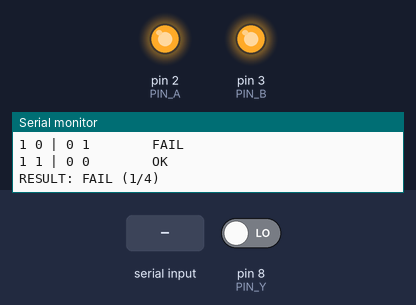
A sketch run on a simulated Arduino Uno, built with avr-gcc and run on an emulated ATmega328P. Shown: output pins drawn as LEDs (lit = HIGH), the last lines printed to the serial monitor. Inputs (shaded band) come from the test bench; at power-on: pin 8 (PIN_Y) LOW.

Above: at 1.2 s.
1.3 s: "8\n" received over Serial
At 2.0 s:
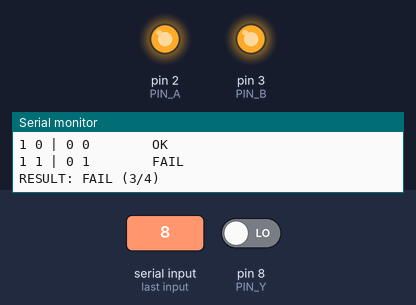
2.8 s: byte 51 ('3') received over Serial
At 3.1 s:
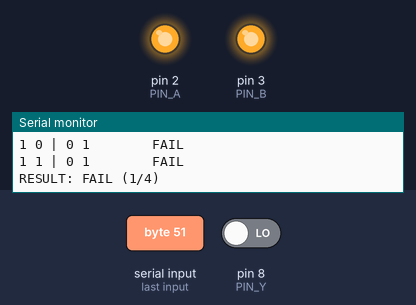
4.3 s: byte 54 ('6') received over Serial
At 5.5 s:
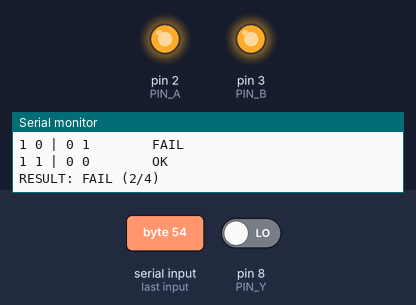
Timing chart, 0 to 7.3 s (numbered marks = the images above; inputs shaded):
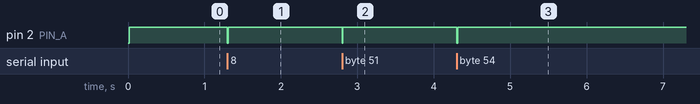

Measured:
- after the input at 1.3 s, pin 2 (PIN_A): HIGH → LOW at once, → HIGH 0.01 s later
- after the input at 2.8 s, pin 2 (PIN_A): HIGH → LOW at once, → HIGH 0.01 s later
- after the input at 4.3 s, pin 2 (PIN_A): HIGH → LOW at once, → HIGH 0.01 s later

The sketch:

p02_gate_tester.ino
```cpp
// WSU-COS 209 The Circuit-to-Cloud Workshop
// Practical 2: Logic gates  |  Starter sketch: 2-input gate chip tester (one gate)
// (c) 2026 Wellspring University, Faculty of Computing. For registered WSU-COS 209 students.
//
// The 74HC00 (NAND), 74HC08 (AND), 74HC32 (OR) and 74HC86 (XOR) all have the
// same pinout: four gates, pin 14 = 5V, pin 7 = GND.
//   gate 1: inputs pins 1, 2  -> output pin 3
//   gate 2: inputs pins 4, 5  -> output pin 6
//   gate 3: inputs pins 10, 9 -> output pin 8
//   gate 4: inputs pins 13, 12 -> output pin 11
//
// Wiring (gate 1 only):
//   D2 -> pin 1 (A), D3 -> pin 2 (B), pin 3 (Y) -> D8.
//   Unused inputs (pins 4, 5, 9, 10, 12, 13) -> GND: CMOS inputs must never float.
//
// Serial commands (Serial Monitor at 115200, type one character and press Enter):
//   0 = 74HC00 NAND   8 = 74HC08 AND   3 = 74HC32 OR   6 = 74HC86 XOR
// At start-up the sketch tests a 74HC00 (command 0).
//
// TODO (extension, see the lab sheet): add a command 'a' that tests all four
//   gates at once. Gate g gets its inputs from D(2g) and D(2g+1) and its output
//   goes to D(9+g), i.e. inputs on D2..D9 and outputs on D10..D13.
//   testGate() already takes the three pin numbers, so you can call it in a loop.

const int PIN_A = 2;
const int PIN_B = 3;
const int PIN_Y = 8;
const int WAIT_MS = 5;        // give the chip time to settle before reading

char chip = '0';              // which chip is selected: '0', '8', '3' or '6'

// What should the gate output for inputs a and b?
int expectedOutput(int a, int b) {
  if (chip == '0') return !(a && b);   // NAND
  if (chip == '8') return a && b;      // AND
  if (chip == '3') return a || b;      // OR
  return a != b;                       // XOR ('6'): 1 when the inputs differ
}

void printChipName() {
  if (chip == '0') Serial.print("74HC00 (NAND)");
  if (chip == '8') Serial.print("74HC08 (AND)");
  if (chip == '3') Serial.print("74HC32 (OR)");
  if (chip == '6') Serial.print("74HC86 (XOR)");
}

// Try all four input combinations on one gate and print one row for each.
// Returns how many rows were correct (0..4).
int testGate(int pinA, int pinB, int pinY) {
  int passed = 0;
  for (int row = 0; row < 4; row++) {
    int a = row >> 1;          // rows 0,1,2,3 give a,b = 00, 01, 10, 11
    int b = row & 1;
    digitalWrite(pinA, a);
    digitalWrite(pinB, b);
    delay(WAIT_MS);
    int y = digitalRead(pinY);
    int expected = expectedOutput(a, b);

    Serial.print(a);
    Serial.print(" ");
    Serial.print(b);
    Serial.print(" | ");
    Serial.print(y);
    Serial.print(" ");
    Serial.print(expected);
    if (y == expected) {
      Serial.println("        OK");
      passed++;
    } else {
      Serial.println("        FAIL");
    }
  }
  return passed;
}

void printResult(int passed, int total) {
  if (passed == total) {
    Serial.print("RESULT: PASS (");
  } else {
    Serial.print("RESULT: FAIL (");
  }
  Serial.print(passed);
  Serial.print("/");
  Serial.print(total);
  Serial.println(")");
}

void testSingleGate() {
  Serial.print("Testing ");
  printChipName();
  Serial.println(", gate 1: pins 1,2 in -> pin 3 out");
  Serial.println("A B | Y expected");
  int passed = testGate(PIN_A, PIN_B, PIN_Y);
  printResult(passed, 4);
}

void setup() {
  Serial.begin(115200);
  pinMode(PIN_A, OUTPUT);
  pinMode(PIN_B, OUTPUT);
  pinMode(PIN_Y, INPUT);
  Serial.println("P2 gate tester. Commands: 0=NAND 8=AND 3=OR 6=XOR");
  testSingleGate();
}

void loop() {
  if (Serial.available() > 0) {
    char c = Serial.read();
    if (c == '0' || c == '8' || c == '3' || c == '6') {
      chip = c;
      testSingleGate();
    } else if (c != '\n' && c != '\r' && c != ' ') {
      Serial.println("Unknown command. Use 0, 8, 3 or 6.");
    }
  }
}
```
